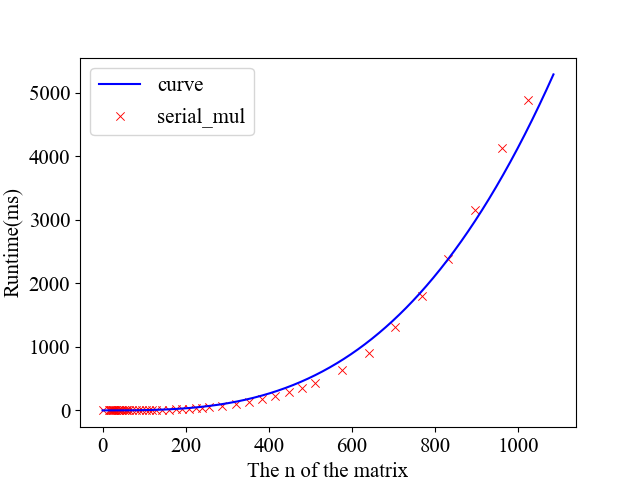

Write Python code to recreate this figure.
import matplotlib.pyplot as plt
import math
import numpy as np
import random
import csv
plt.rcParams['font.sans-serif'] = ['SimHei']#设置显示中文
file = open(r'D:\\vs project\\code_SIMD\\logs_arm.txt','r')
data_list = file.readlines()
serial_nums ,serial_times = [0], [0]
trans_nums, trans_times = [0], [0]
sse_nums, sse_times = [0], [0]
sse_tile_nums, sse_tile_times = [0], [0]
for i in data_list:
  x = i.strip('\n').split('\t')
  name, n, T, time = x[0], eval(x[1]), eval(x[2]), eval(x[3])
  if name == 'serial_mul':
    serial_nums.append(n)
    serial_times.append(time)
  # if name == 'trans_mul':
  #   trans_nums.append(n)
  #   trans_times.append(time)
  # if name == 'sse_mul':
  #   sse_nums.append(n)
  #   sse_times.append(time)
  # if name == 'sse_tile_norm' and T == 256:
  #   sse_tile_nums.append(n)
  #   sse_tile_times.append(time)
nums_1 = np.linspace(0, 1085, 2000)
times_1 = [(6.8e-6)*i**3 for i in nums_1]
plt.xlabel('The n of the matrix',fontsize=15)
plt.xticks(fontsize=15)
plt.ylabel('Runtime(ms)', fontsize=15)
plt.yticks(fontsize=15)
plt.scatter(serial_nums, serial_times, color='r', label='serial_mul', marker='x', linewidths=1)
plt.plot(nums_1, times_1, color='b', label='curve')
# plt.plot(serial_nums, serial_times, 'blue', label='Serial')
# plt.plot(trans_nums, trans_times, 'purple', label='Cache')
# plt.plot(sse_nums, sse_times, 'red', label='SSE')
# plt.plot(sse_tile_nums, sse_tile_times, 'red', label='SSE_tile')
plt.legend(fontsize=15)
# plt.show()
plt.savefig('1_arm.png')
